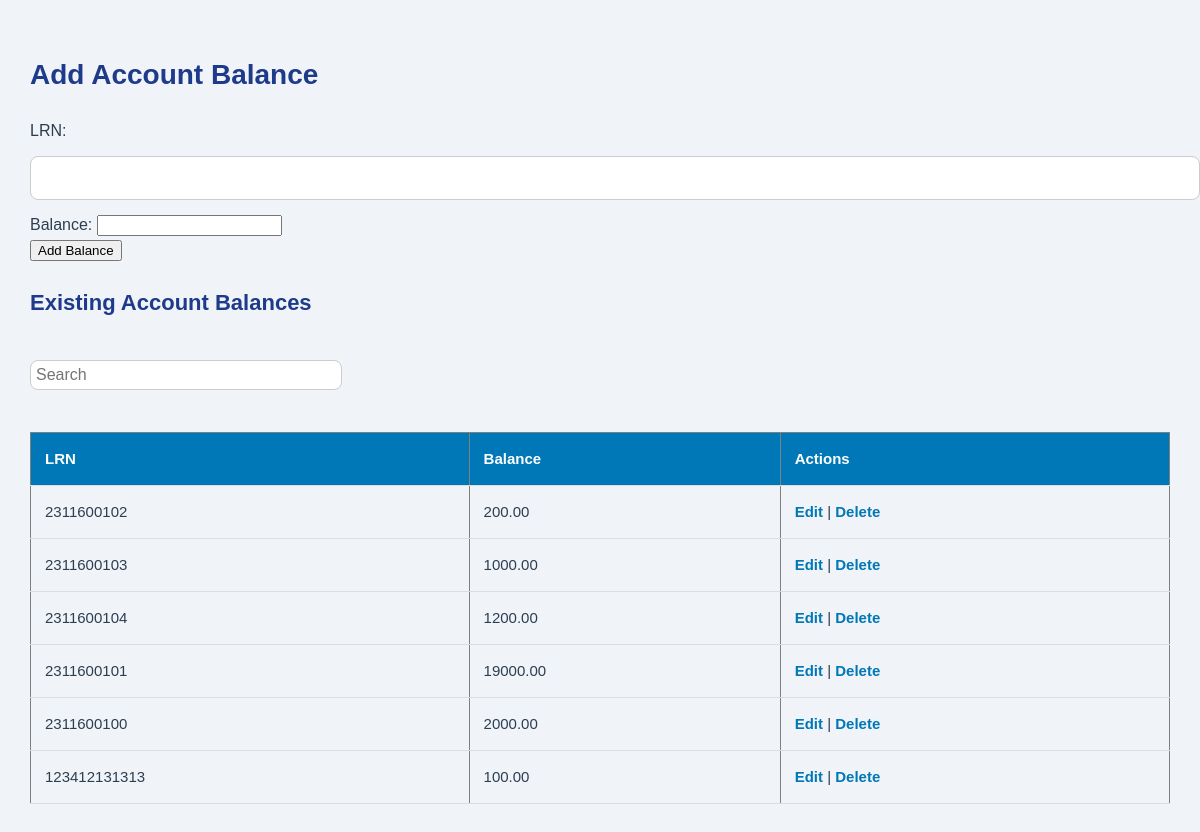
The page /balance.php on the database as committed earlier.
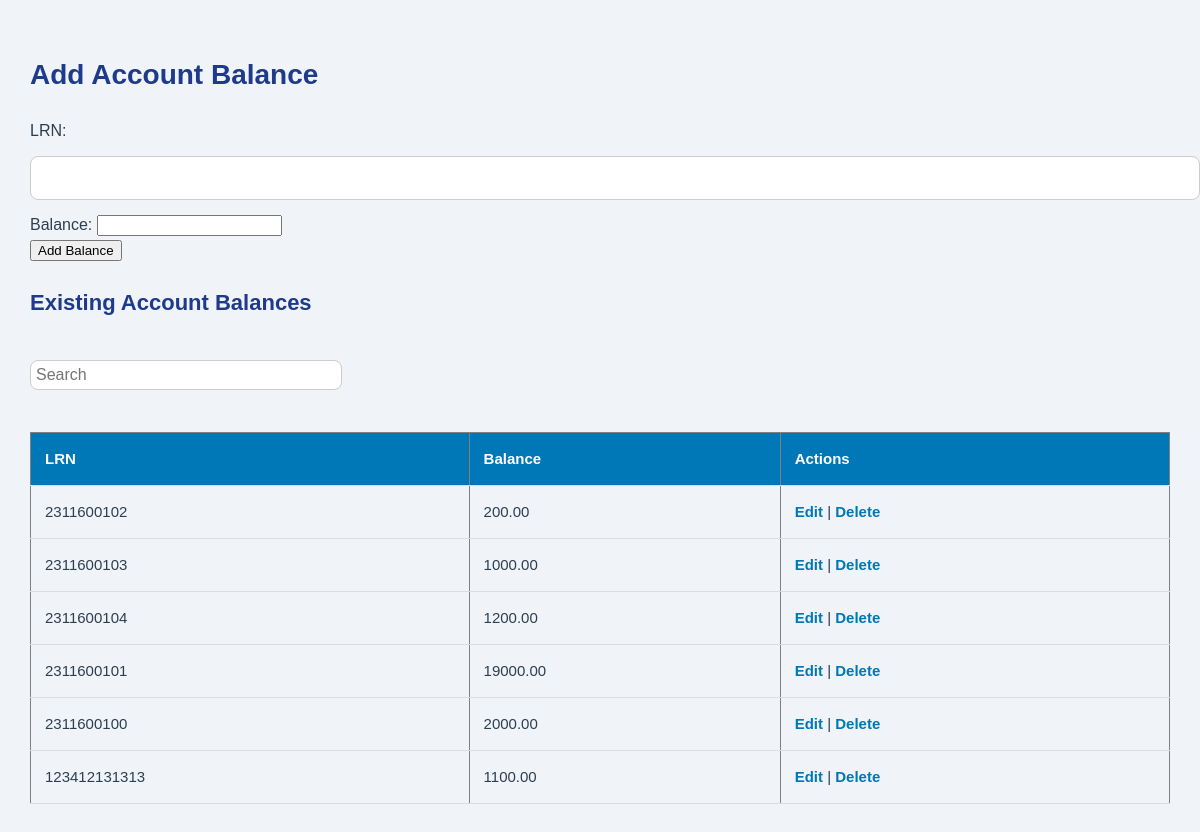
The same page on the database as committed later.
### tables this page shows
CREATE TABLE `account_balance` (
  `id` int(11) NOT NULL,
  `student_id` bigint(50) NOT NULL,
  `balance` varchar(50) NOT NULL
);

### balance.php (the view, shortened to what this page needs)
<?php
include 'db.php';
?>
<!DOCTYPE html>
<html lang="en">
<head>
    <link rel="stylesheet" type="text/css" href="css/admin.css">
</head>
<body>
</body>
</html>
<h2>Add Account Balance</h2>
<form method="POST" action="balance.php">
    LRN: <input type="text" name="student_id" required><br>
    Balance: <input type="number" step="0.01" name="balance" required><br>
    <input type="submit" value="Add Balance">
</form>
<h3>Existing Account Balances</h3>
<input type="text" id="searchInput" placeholder="Search" style="margin-top: 20px; padding: 5px; width: 300px;">
<table border="1" cellpadding="5">
    <tr><th>LRN</th><th>Balance</th><th>Actions</th></tr>
    <?php
    $result = $conn->query("SELECT * FROM account_balance");
    while ($row = $result->fetch_assoc()) {
        echo "<tr>
            <td>{$row['student_id']}</td>
            <td>{$row['balance']}</td>
            <td>
                <a href='balance.php?edit={$row['student_id']}'>Edit</a> |
                <a href='balance.php?delete={$row['student_id']}' onclick='return confirm(\"Delete this balance?\")'>Delete</a>
            </td>
        </tr>";
    }
    ?>
</table>

Rows that differ between the two databases and show on the page:
changed account_balance (number 6 of 6 on the later page): balance "100.00" → "1100.00"
